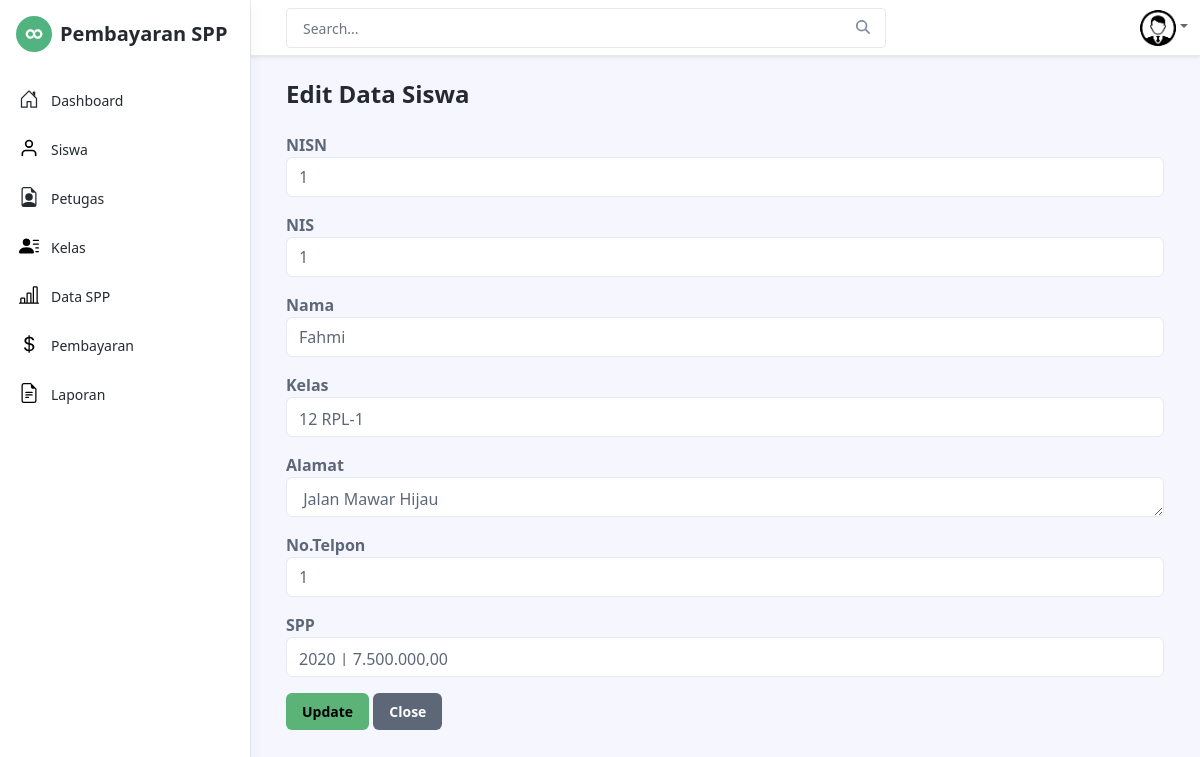
/admin/edit_siswa.php?nisn=1, run on the app's committed database.
### tables this page shows
CREATE TABLE `siswa` (
  `nisn` int(14) NOT NULL,
  `nis` int(10) NOT NULL,
  `nama` varchar(50) NOT NULL,
  `id_kelas` int(11) NOT NULL,
  `alamat` text NOT NULL,
  `no_telp` int(12) NOT NULL,
  `id_spp` int(11) NOT NULL
);

CREATE TABLE `kelas` (
  `id_kelas` int(11) NOT NULL,
  `nama_kelas` varchar(50) NOT NULL,
  `kompetensi_keahlian` varchar(50) NOT NULL
);

CREATE TABLE `spp` (
  `id_spp` int(11) NOT NULL,
  `tahun` int(11) NOT NULL,
  `nominal` int(11) NOT NULL
);

### admin/edit_siswa.php (the view, shortened to what this page needs)
<?php
include('../layouts/header.php');
include('../layouts/admin/bar.php');
include('../layouts/footer.php');
?>
<body class="app">
    <div class="app-wrapper">
	    <div class="app-content pt-3 p-md-3 p-lg-4">
		    <div class="container-xl">
			    <h1 class="app-page-title">Edit Data Siswa</h1>
			    <div class="row g-4 mb-4">
                <?php
                        include'../core/koneksi.php';
                        $nisn = $_GET['nisn'];
                        $sql =  mysqli_query($koneksi, "SELECT * FROM siswa,spp,kelas WHERE siswa.id_kelas=kelas.id_kelas AND siswa.id_spp=spp.id_spp AND nisn='$nisn'");
                        $data = mysqli_fetch_array($sql);
                        ?>
                            <form action="proses/edit_siswa.php" method="POST" enctype="multipart/form-data">
                                <div class="form-group mb-3">
                                    <label class="fw-bold">NISN</label>
                                    <input type="number" name="nisn" class="form-control" value="<?php echo $data['nisn'] ?>">
                                </div>
                                <div class="form-group mb-3">
                                    <label class="fw-bold">NIS</label>
                                    <input type="number" name="nis" class="form-control" value="<?php echo $data['nis'] ?>">
                                </div>
                                <div class="form-group mb-3">
                                    <label class="fw-bold">Nama</label>
                                    <input type="text" name="nama" class="form-control" value="<?php echo $data['nama'] ?>">
                                </div>
                                <div class="form-group mb-3">
                                    <label class="fw-bold">Kelas</label>
                                    <select name="id_kelas" class="form-control" required>
                                    <option value="<?= $data['id_kelas'] ?>"> <?= $data['nama_kelas'] ?> </option>
                                    </select>
                                </div>
                                <div class="form-group mb-3">
                                    <label class="fw-bold">Alamat</label>
                                    <textarea name="alamat" class="form-control" rows="3" > <?php echo $data['alamat'] ?> </textarea>
                                </div>
                                <div class="form-group mb-3">
                                    <label class="fw-bold">No.Telpon</label>
                                    <input type="number" name="no_telp" class="form-control" value="<?php echo $data['nisn'] ?>">
                                </div>
                                <div class="form-group mb-3">
                                    <label class="fw-bold">SPP</label>
                                    <select name="id_spp" class="form-control" required>
                                    <option value="<?= $data['id_spp'] ?>"> <?= $data['tahun']; ?> | <?= number_format($data['nominal'],2,',','.'); ?></option>
                                    </select>
                                </div>
                                <button type="submit" class="btn btn-success">Update</button>
                                <a href="siswa.php" class="btn btn-secondary">Close</a>
                        </div>
				    </div>
		    </div>
	    </div>

### data on the page
siswa: nisn "1", nis "1", nama "Fahmi", id_kelas "12 RPL-1", alamat "Jalan Mawar Hijau", no_telp "1", id_spp "2020 | 7.500.000,00"
